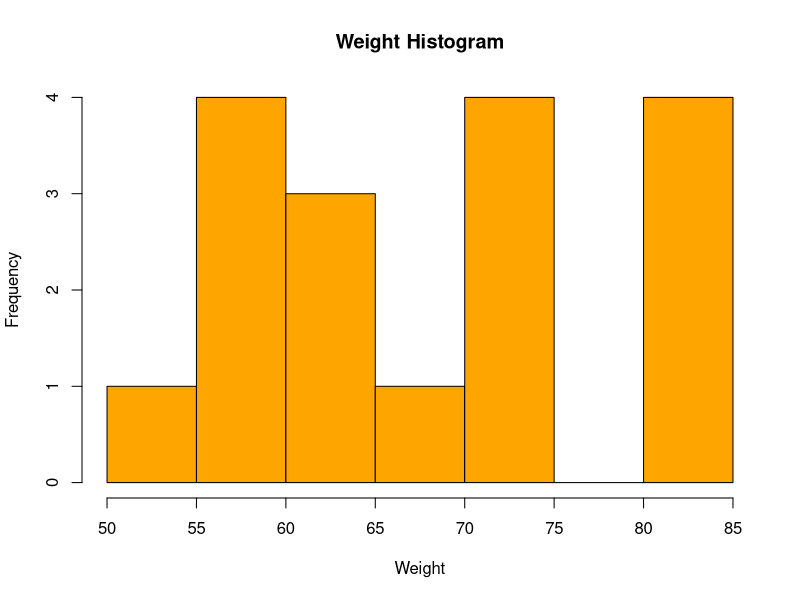

Write R code to recreate this figure.
## ---- chunk 1
data <- read.csv("data/data_student.csv")
summary(data)
## ---- chunk 2
library(tidyverse)
## ---- chunk 3
data %>% # "tibble" = table of data
  summarise_if(is.numeric, list( #Apply summary functions only if the column is numeric
    mean = mean,
    sd = sd,
    median = median,
    quantile = quantile,
    min = min,
    max = max
  ), na.rm = TRUE) # Ignore missing values
summary(data)
## ---- chunk 4
hist(data$Weight, 
     main = "Weight Histogram", 
     xlab = "Weight",
     col = "orange", 
     border = "black")
